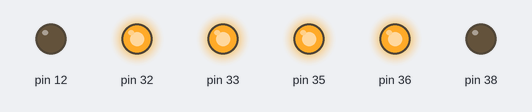
Simulated run of this program. Board: Raspberry Pi (header pin numbers). Shown: output pins drawn as LEDs (lit = HIGH). At 2.0 s the program stops and its outputs stay as they are.

Above: at 0.1 s.
At 2.1 s:
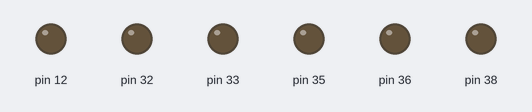
Timing chart, 0 to 3.5 s (numbered marks = the images above):
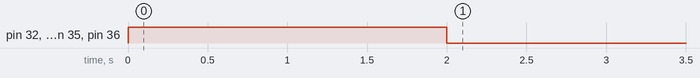

The program:

GPIO.py
```python
import RPi.GPIO as GPIO
import time

GPIO.setmode(GPIO.BOARD)

# Setup GPIO Pins
GPIO.setup(33, GPIO.OUT)
GPIO.setup(35, GPIO.OUT)
GPIO.setup(12, GPIO.OUT)
GPIO.setup(32, GPIO.OUT)
GPIO.setup(36, GPIO.OUT)
GPIO.setup(38, GPIO.OUT)


# Set PWM instance and their frequency
pwm33 = GPIO.PWM(33, 60)
pwm35 = GPIO.PWM(35, 60)
GPIO.output(12, False)
GPIO.output(32, True)
GPIO.output(36, True)
GPIO.output(38, False)

# Start PWM with 50% Duty Cycle
pwm33.start(100)
pwm35.start(100)

time.sleep(02)

pwm33.stop()
pwm35.stop()
# Cleans the GPIO
GPIO.cleanup()
```

Measured:
- by itself, pin 32, pin 33, pin 35, pin 36: LOW → HIGH at 0.00 s, → LOW 2.0 s later
